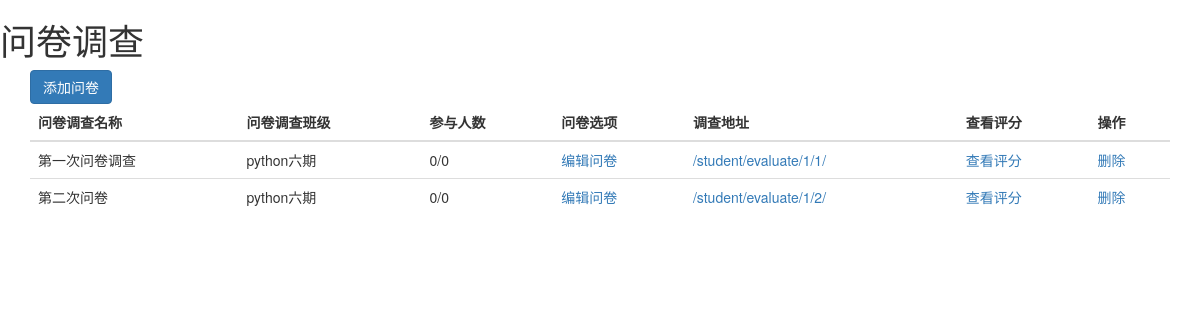
The app's page /index/, older data.
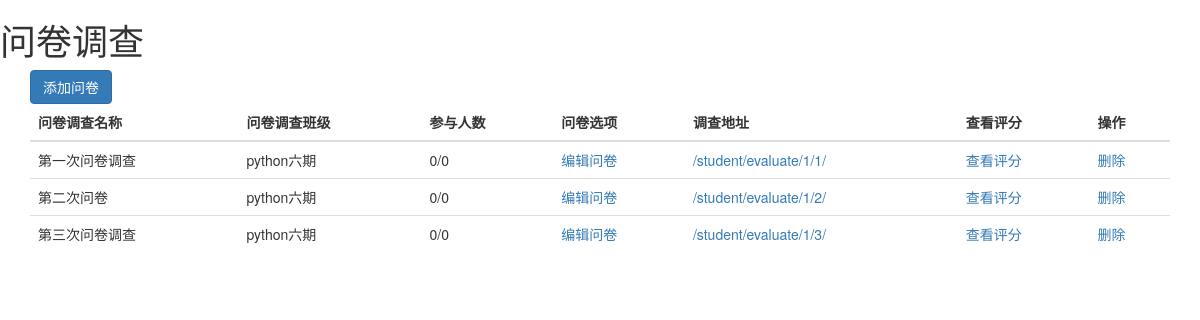
The same page, newer data.
### app01/models.py (models this page shows, shortened)
class Questionnaire(models.Model):
    title = models.CharField(max_length=64)
    cls = models.ForeignKey(to="ClassList")
    creator = models.ForeignKey(to="Userifo")

class ClassList(models.Model):
    title = models.CharField(max_length=32)

### app01/views.py (the view, shortened to what this page needs)
# urls.py: url(r'^index/$', views.index),
def index(request):
    question_naire_obj = models.Questionnaire.objects.all()
    for i in question_naire_obj:
        count=models.Answer.objects.filter(question__questionnaire=i).values("student_id").distinct().count()
        i.count=count
    return render(request, "index.html", {"question_naire_obj": question_naire_obj })

### templates/index.html (shortened to what this page needs)
<!DOCTYPE html>
<html lang="en">
<head>
    <link rel="stylesheet" href="/static/bootstrap-3.3.7-dist/css/bootstrap.min.css">
</head>
<body>
<h1>问卷调查</h1>
<div class="container">
    <button class="btn btn-primary" data-toggle="modal" data-target=".bs-example-modal-lg">添加问卷</button>
    <table class="table">
        <thead>
        <tr>
            <th>问卷调查名称</th>
            <th>问卷调查班级</th>
            <th>参与人数</th>
            <th>问卷选项</th>
            <th>调查地址</th>
            <th>查看评分</th>
            <th>操作</th>
        </tr>
        </thead>
        <tbody>
        {% for obj in question_naire_obj %}
            <tr>
                <td>{{ obj.title }}</td>
                <td>{{ obj.cls.title }}</td>
                <td>  {{ obj.count }}/{{ obj.cls.student_set.all.count }}</td>
                <td><a href="/editor/questionnaire/{{ obj.id }}">编辑问卷</a></td>
                <td><a href="/student/evaluate/{{ obj.cls.id }}/{{ obj.id }}">/student/evaluate/{{ obj.cls.id }}/{{ obj.id }}/</a></td>
                <td><a href="">查看评分</a></td>
                <td><a href="">删除</a></td>
            </tr>
        {% endfor %}
        </tbody>
    </table>
</div>
</body>
</html>

Row changes from the older to the newer data that the page shows:
added Questionnaire: title "第三次问卷调查", cls "python六期", count "0", cls.student_set.all.count "0", cls.id "1", id "3"
